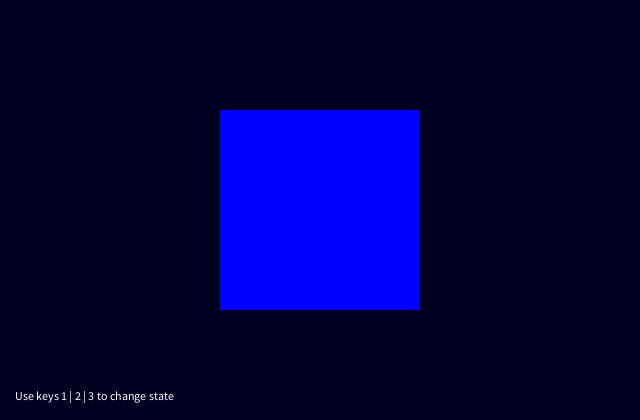
Frame 1 (no input)
Frame 60 (the mouse pressed at the canvas centre just before this capture): identical to frame 1, image omitted
Frame 120 (the mouse held since frame 60 and released just before this capture): identical to frame 1, image omitted

The Processing sketch that drew this single still picture (run headless with seeded random() and noise(); from frame 60 on, the mouse is pressed at the canvas centre):

// Processing sketch: StateMethod_01
// ── StateMethod_01.pde
/*
 * :::::::::::::::::::::::::::: 
 * DESIGN PATTERNS & STRATEGIES
 * ::::::::::::::::::::::::::::
 *
 * Sketch : StateMethod_01
 * Author : mw_2018
 *
 * Summary : Used for changing the state for an object
 *           & doing something accordingly
 *           Good for implementing different algorithms
 *           & avoiding long if/else expressions 
 */


/////////////////////////// GLOBALS ////////////////////////////
StateManager currentState;
State theState;
/////////////////////////// SETUP ////////////////////////////

void setup() {
  size(640, 420);
  background(0, 0, 33);
  smooth();
  noStroke();
  rectMode(CENTER);
  currentState = new StateManager();
  theState = new DrawSquare();
  currentState.setState( theState );
}

/////////////////////////// DRAW ////////////////////////////
void draw() {
  background(0, 0, 33);

  currentState.executeState();
  showInfo();
}


/////////////////////////// FUNCTIONS ////////////////////////////

void showInfo() {

  fill(255);
  textSize(12);
  text("Use keys 1 | 2 | 3 to change state", 15, height-20);
}

void keyPressed() {
  if (key == '1') {
    theState = new DrawSquare();
    currentState.setState(theState);
  }

  if (key == '2') {
    theState = new DrawRotatingSquare();
    currentState.setState(theState);
  }

  if (key == '3') {
    theState = new DrawSillySquare();
    currentState.setState(theState);
  }
}
// ── State.pde
/*
 * State interface & classes
 */

public interface State {
  public void executeState();
}

////////////////////////////////////////////////////// The algorithms

public class DrawSquare implements State {

  public DrawSquare() {
    println("State 1 : This state draws a blue square");
  }

  @Override
    public void executeState() {
    fill(0, 0, 255);
    rect(width/2, height/2, 200, 200);
  }
}

public class DrawRotatingSquare implements State {
  public DrawRotatingSquare() {
    println("State 2 : This state draws a rotating pink square");
  }

  @Override
    public void executeState() {
    fill(255, 0, 255);
    translate(width/2, height/2);
    rotate(-frameCount*0.05);
    rect(0, 0, 200, 200);
  }
}

public class DrawSillySquare implements State {
  public DrawSillySquare() {
    println("State 3 : We are now displaying a silly square");
  }
  @Override
    public void executeState() {
    fill(255, 255, 0);
    translate(width/2, height/2);
    rotate(frameCount*0.05);
    rect(0, 0, sin(frameCount*0.095)*280, sin(frameCount*0.075)*300);
    //ellipse(width/2 + cos(frameCount*0.03) * width/4, height/2, sin(frameCount*0.20)*75, sin(frameCount*0.15)*75);
  }
}

//////////////////////////////////////////////////////

public class StateManager implements State {
  private State myState;

  public void setState(State _theState) {
    this.myState = _theState;
  }
  public State getState() {
    return this.myState;
  }
  @Override
    public void executeState() {
    this.myState.executeState();
  }
}
